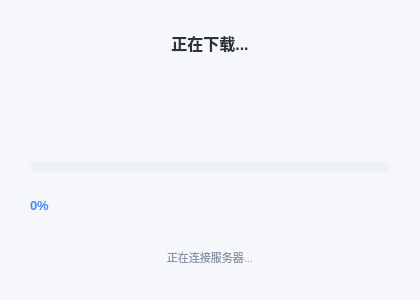
<?xml version="1.0" encoding="UTF-8"?>
<ui version="4.0">
 <class>Download</class>
 <widget class="QDialog" name="Download">
  <property name="geometry">
   <rect>
    <x>0</x>
    <y>0</y>
    <width>420</width>
    <height>300</height>
   </rect>
  </property>
  <property name="minimumSize">
   <size>
    <width>420</width>
    <height>300</height>
   </size>
  </property>
  <property name="maximumSize">
   <size>
    <width>420</width>
    <height>300</height>
   </size>
  </property>
  <property name="windowTitle">
   <string>下载</string>
  </property>
  <property name="styleSheet">
   <string notr="true">QDialog#Download {
    background: #F5F7FB;
    color: #2B2F38;
    font-family: "Microsoft YaHei", "Segoe UI", Arial, sans-serif;
    font-size: 13px;
}

QLabel#titleLabel {
    color: #2C333A;
    font-size: 16px;
    font-weight: 700;
}

QLabel#percentLabel {
    color: #4287F5;
    font-size: 13px;
    font-weight: 600;
}

QLabel#speedLabel {
    color: #8A94A6;
    font-size: 11px;
}

QLabel#statusLabel {
    color: #8A94A6;
    font-size: 11px;
}

QProgressBar#progressBar {
    background-color: #EEF1F5;
    border: none;
    border-radius: 5px;
    min-height: 10px;
    max-height: 10px;
}

QProgressBar#progressBar::chunk {
    background-color: qlineargradient(x1:0, y1:0, x2:1, y2:0,
        stop:0 #4287F5, stop:1 #6AA9FF);
    border-radius: 5px;
}</string>
  </property>
  <layout class="QVBoxLayout" name="verticalLayout">
   <property name="spacing">
    <number>14</number>
   </property>
   <property name="leftMargin">
    <number>30</number>
   </property>
   <property name="topMargin">
    <number>24</number>
   </property>
   <property name="rightMargin">
    <number>30</number>
   </property>
   <property name="bottomMargin">
    <number>24</number>
   </property>
   <item>
    <widget class="QLabel" name="titleLabel">
     <property name="text">
      <string>正在下载...</string>
     </property>
     <property name="alignment">
      <set>Qt::AlignCenter</set>
     </property>
    </widget>
   </item>
   <item>
    <layout class="QHBoxLayout" name="animLayout">
     <item>
      <spacer name="animLeftSpacer">
       <property name="orientation">
        <enum>Qt::Horizontal</enum>
       </property>
       <property name="sizeHint" stdset="0">
        <size>
         <width>40</width>
         <height>20</height>
        </size>
       </property>
      </spacer>
     </item>
     <item>
      <widget class="QWidget" name="animFrame" native="true">
       <property name="minimumSize">
        <size>
         <width>72</width>
         <height>72</height>
        </size>
       </property>
       <property name="maximumSize">
        <size>
         <width>72</width>
         <height>72</height>
        </size>
       </property>
      </widget>
     </item>
     <item>
      <spacer name="animRightSpacer">
       <property name="orientation">
        <enum>Qt::Horizontal</enum>
       </property>
       <property name="sizeHint" stdset="0">
        <size>
         <width>40</width>
         <height>20</height>
        </size>
       </property>
      </spacer>
     </item>
    </layout>
   </item>
   <item>
    <widget class="QProgressBar" name="progressBar">
     <property name="minimumSize">
      <size>
       <width>0</width>
       <height>10</height>
      </size>
     </property>
     <property name="maximumSize">
      <size>
       <width>16777215</width>
       <height>10</height>
      </size>
     </property>
     <property name="value">
      <number>0</number>
     </property>
     <property name="textVisible">
      <bool>false</bool>
     </property>
    </widget>
   </item>
   <item>
    <layout class="QHBoxLayout" name="infoLayout">
     <item>
      <widget class="QLabel" name="percentLabel">
       <property name="text">
        <string>0%</string>
       </property>
      </widget>
     </item>
     <item>
      <spacer name="infoSpacer">
       <property name="orientation">
        <enum>Qt::Horizontal</enum>
       </property>
       <property name="sizeHint" stdset="0">
        <size>
         <width>40</width>
         <height>20</height>
        </size>
       </property>
      </spacer>
     </item>
     <item>
      <widget class="QLabel" name="speedLabel">
       <property name="text">
        <string/>
       </property>
      </widget>
     </item>
    </layout>
   </item>
   <item>
    <widget class="QLabel" name="statusLabel">
     <property name="text">
      <string>正在连接服务器...</string>
     </property>
     <property name="alignment">
      <set>Qt::AlignCenter</set>
     </property>
    </widget>
   </item>
  </layout>
 </widget>
 <resources/>
 <connections/>
</ui>
